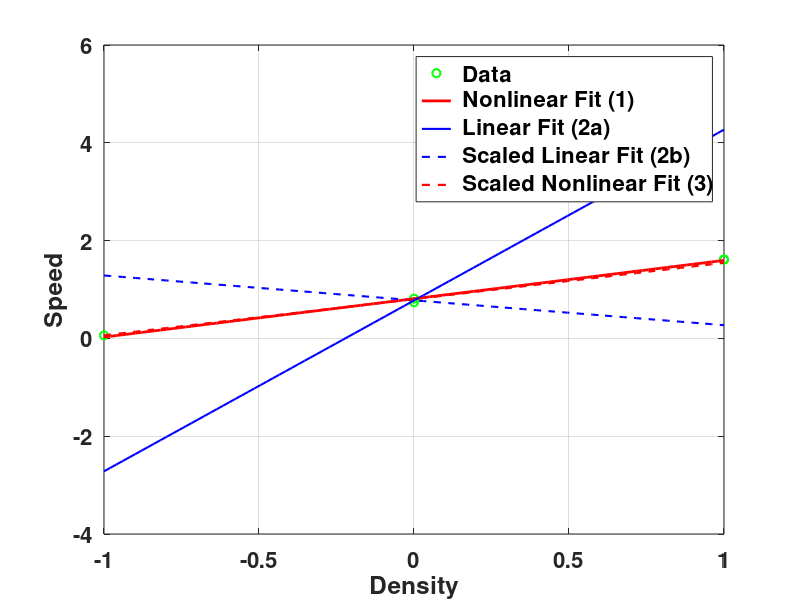

The MATLAB source for this figure:
function fig8_12global xd yd% data for traffic speed% density (veh/km), speed (km/hr)xd=[1, 0, -1, 0, 1];yd=[1/0.62, 1/1.23, 1/16.15, 1/1.35, 1/0.62];clf% get(gcf)set(gcf,'Position', [25 1115 658 230])co = [0 0 1;      0 0.5 0;      1 0 0;      0 0.75 0.75;      0.75 0 0.75;      0.75 0.75 0;      0.25 0.25 0.25];set(groot,'defaultAxesColorOrder',co)% find v1 and v2, and then determine resulting curvev2=max(yd); v1=-5;sol = fminsearch(@E, [v1 v2],optimset('MaxFunEvals',1000000,'MaxIter',1000000,'TolX',1e-6));v1=sol(1)v2=sol(2)x=linspace(min(xd),max(xd),100);for i=1:100    y(i)=f(x(i),v1,v2);endhold onplot(xd,yd,'o','LineWidth',1.5,'MarkerSize',6,'MarkerEdgeColor','g')%plot(xd,yd,'o','LineWidth',0.5,'MarkerSize',6,'MarkerEdgeColor','k','MarkerFaceColor','g')plot(x,y,'r','LineWidth',2)box ongrid onxlabel('Density')ylabel('Speed')set(gca,'FontSize',16,'FontWeight','bold') legend({' Data',' Nonlinear Fit (1)'},'Location','NorthEast','FontSize',16,'FontWeight','bold')pause% find V1 and V2nd=length(xd);for i=1:nd    XD(i)=xd(i)^4;    YD(i)=1/yd(i);endSX=sum(XD); SX2=dot(XD,XD);SY=sum(YD); SXY=dot(XD,YD);D=nd*SX2-SX^2;V1=(SX2*SY-SX*SXY)/D;V2=(-SX*SY+nd*SXY)/D;% determine resulting curve and plot itvv1=1/V1vv2=V2/V1for i=1:100    yy(i)=f(x(i),vv1,vv2);endplot(x,yy,'b','LineWidth',1.5)legend({' Data',' Nonlinear Fit (1)',' Linear Fit (2a)'},'Location','NorthEast','FontSize',16,'FontWeight','bold')pause%%%%%%  find V1 and V2 using relative errorA=0;  B=0;  D=0; B1=0;  B2=0;for i=1:nd    A=A+1/YD(i)^2;    B=B+XD(i)/YD(i)^2;    D=D+XD(i)^2/YD(i)^2;    B1=B1+1/YD(i);    B2=B2+XD(i)/YD(i);endVV=[[A B];[B D]]\[B1; B2];vvv1=1/VV(1)vvv2=vvv1*VV(2)for i=1:100    yyy(i)=f(x(i),vvv1,vvv2);endplot(x,yyy,'--b','LineWidth',1.5)legend({' Data',' Nonlinear Fit (1)',' Linear Fit (2a)',' Scaled Linear Fit (2b)'},'Location','NorthEast','FontSize',16,'FontWeight','bold')pause% find v1 and v2 using relative errorv2=max(yd); v1=-5;solr = fminsearch(@Er, [v1 v2],optimset('MaxFunEvals',1000000,'MaxIter',1000000,'TolX',1e-6));v1r=solr(1)v2r=solr(2)xr=linspace(min(xd),max(xd),100);for i=1:100    yr(i)=f(x(i),v1r,v2r);endplot(xr,yr,'--r','LineWidth',1.6)legend({' Data',' Nonlinear Fit (1)',' Linear Fit (2a)',' Scaled Linear Fit (2b)',' Scaled Nonlinear Fit (3)'},'Location','NorthEast','FontSize',16,'FontWeight','bold')% error functionfunction s=E(v)global xd ydv1=v(1); v2=v(2);s=0;for i=1:length(xd)	s = s + (f(xd(i),v1,v2) - yd(i))^2;end% relative error functionfunction s=Er(v)global xd ydv1=v(1); v2=v(2);s=0;for i=1:length(xd)	s = s + (f(xd(i),v1,v2)/yd(i) - 1)^2;end% model functionfunction g=f(x,v1,v2)g=v1 + v2*x;